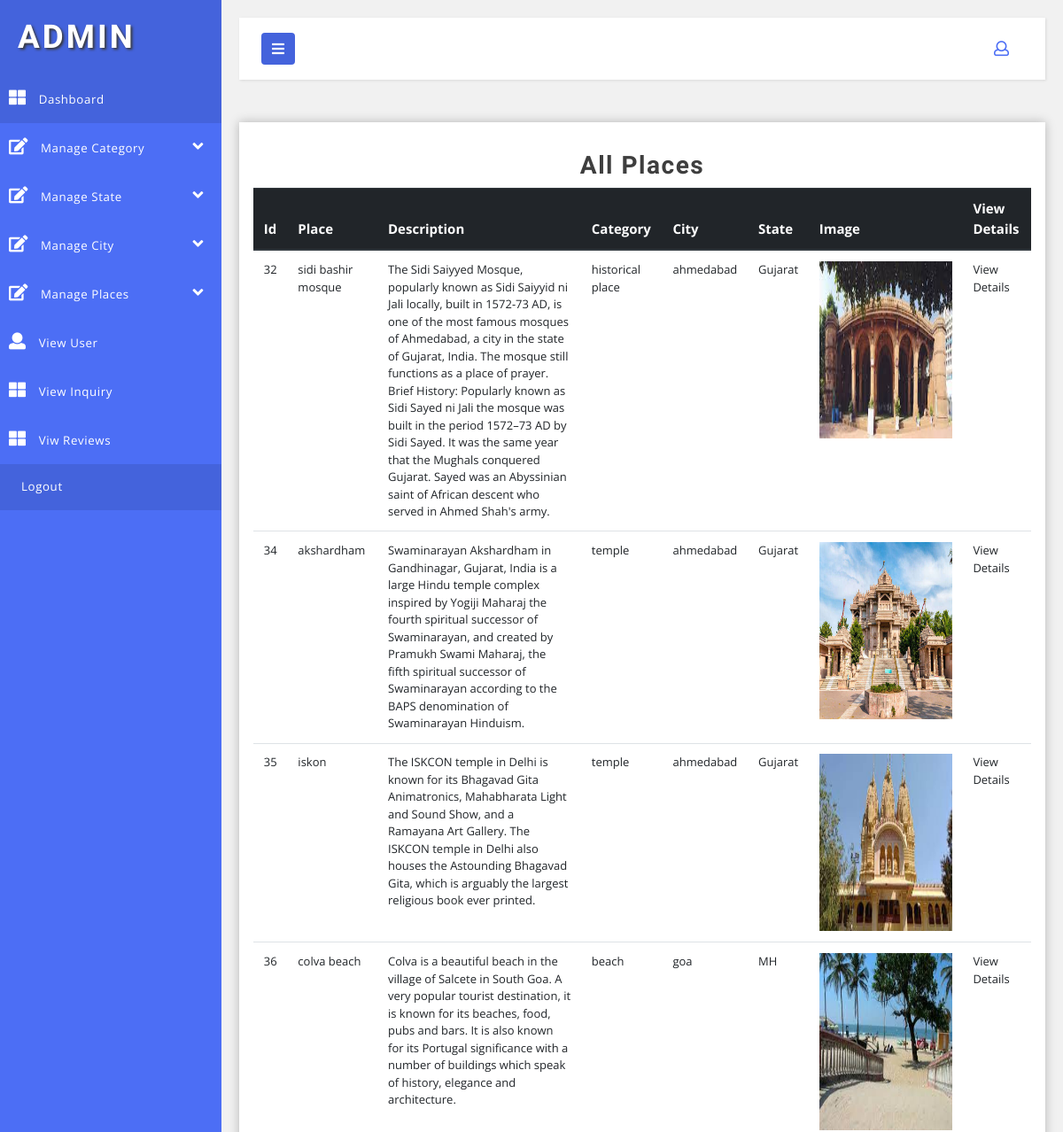
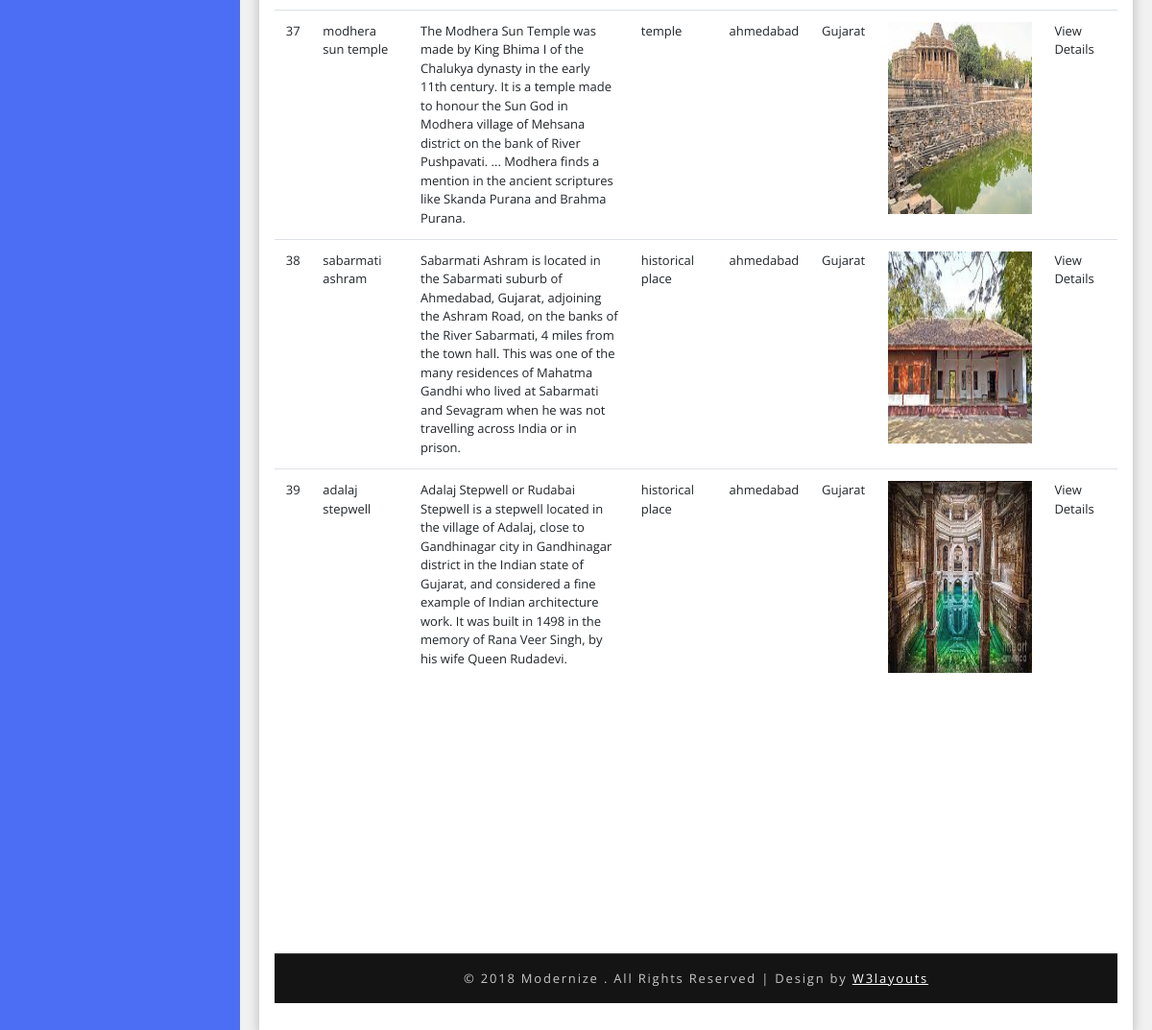
The page /admin/all_place.php (signed in) on the database its author committed (2 pictures, top to bottom).
### tables this page shows
CREATE TABLE `place` (
  `id` int(11) NOT NULL,
  `place` varchar(50) NOT NULL,
  `description` varchar(500) NOT NULL,
  `category` int(11) NOT NULL,
  `city` int(11) NOT NULL,
  `state` int(11) NOT NULL,
  `image` varchar(50) NOT NULL
);

CREATE TABLE `category` (
  `id` int(11) NOT NULL,
  `category` varchar(50) NOT NULL
);

CREATE TABLE `city` (
  `id` int(11) NOT NULL,
  `city` varchar(30) NOT NULL,
  `state_id` int(11) NOT NULL
);

CREATE TABLE `state` (
  `state_id` int(11) NOT NULL,
  `state_name` varchar(30) NOT NULL
);

### admin/all_place.php (the view, shortened to what this page needs)
<?php
$obj = new mysqli("localhost","root","","city guide");
 $result1 = $obj->query("select * from place");
  $city = $obj->query("select * from place inner join city on place.city=city.id inner join state on place.state=state.state_id inner join category on place.category=category.id");
?>
<!DOCTYPE html>
<html lang="en">
<head>
    <link href="css/bootstrap.css" rel="stylesheet" type="text/css" media="all" />
    <link href="css/style.css" rel="stylesheet" type="text/css" media="all" />
    <link rel="stylesheet" href="css/style4.css">
    <link href="css/fontawesome-all.css" rel="stylesheet">
</head>
<body>
    <div class="wrapper">
        <?php include'common/sidebar.php';?>
        <div id="content">
            <nav class="navbar navbar-default mb-xl-5 mb-4">
                <div class="container-fluid">
                    <div class="navbar-header">
                        <button type="button" id="sidebarCollapse" class="btn btn-info navbar-btn">
                            <i class="fas fa-bars"></i>
                        </button>
                    </div>
                    <ul class="top-icons-agileits-w3layouts float-right">
                        <li class="nav-item dropdown">
                            <a class="nav-link dropdown-toggle" href="#" id="navbarDropdown2" role="button" data-toggle="dropdown" aria-haspopup="true"
                                aria-expanded="false">
                                <i class="far fa-user"></i>
                            </a>
                        </li>
                    </ul>
                </div>
            </nav>
            <section class="tables-section">
                <div class="outer-w3-agile min" align="align-self-center">
                    <h4 class="tittle-w3-agileits mb-2">All Places</h4>
                    <table class="table" align="center">
                        <thead class="thead-dark">
                            <tr>
                                <th scope="col" align="text-center">Id</th>
                                <th scope="col" align="text-center">Place</th>
                                <th scope="col" align="text-center">Description</th>
                                <th scope="col" align="text-center">Category</th>
                                <th scope="col" align="text-center">City</th>
                                <th scope="col" align="text-center">State</th>
                                <th scope="col" align="text-center">Image</th>
                                <th scope="col" align="text-center">View Details</th>
                        </thead>
                        <tbody>
                            <?php
                                while($row = $result1->fetch_object())
                                {
                                    $c = $city->fetch_object();
                            ?>
                            <tr>
                            <td><?php echo $row->id;?></td>
                            <td><?php echo $row->place;?></td>
                            <td><?php echo $row->description;?></td>
                            <td><?php echo $c->category;?></td>
                            <td><?php echo $c->city;?></td>
                            <td><?php echo $c->state_name;?></td>
                            <td><img src="upload/<?php echo $row->image;?>"height="200" width="150"></td>
                            <td><a href="view_detail.php?pid=<?php echo $row->id?>">View Details</a></td>
                            <?php
                                }
                            ?>
                            </tr>
                        </tbody>
                    </table>
            <br><br><br><br><br><br><br><br><br>
            <?php include'common/footer.php';?>
        </div>
    </div>
</body>
</html>

### admin/common/sidebar.php (shortened to what this page needs)
<nav id="sidebar">
            <div class="sidebar-header">
                <h1>
                    <a href="index.html">ADMIN</a>
                </h1>
            </div>
            <ul class="list-unstyled components">
                <li class="active">
                    <a href="dashboard.php">
                        <i class="fas fa-th-large"></i>
                        Dashboard
                    </a>
                </li>
                 <li>
                    <a href="#homeSubmenu" data-toggle="collapse" aria-expanded="false">
                        <i class="fa fa-edit"></i>
                        Manage Category
                        <i class="fas fa-angle-down fa-pull-right"></i>
                    </a>
                </li>
                <li>
                    <a href="#pageSubmenu3" data-toggle="collapse" aria-expanded="false">
                        <i class="fa fa-edit"></i>
                        Manage State
                        <i class="fas fa-angle-down fa-pull-right"></i>
                    </a>
                </li>
                <li>
                    <a href="#pageSubmenu2" data-toggle="collapse" aria-expanded="false">
                        <i class="fa fa-edit"></i>
                        Manage City
                        <i class="fas fa-angle-down fa-pull-right"></i>
                    </a>
                </li>
                 <li>
                    <a href="#pageSubmenu1" data-toggle="collapse" aria-expanded="false">
                        <i class="fa fa-edit"></i>
                        Manage Places
                        <i class="fas fa-angle-down fa-pull-right"></i>
                    </a>
                </li>
                 <li class="">
                    <a href="view_user.php">
                        <i class="fas fa-user"></i>
                        View User
                    </a>
                </li>
                 <li class="">
                    <a href="view_inquiry.php">
                        <i class="fas fa-th-large"></i>
                        View Inquiry
                    </a>
                </li>
                <li>
                    <a href="view_review.php">
                        <i class="fas fa-th-large"></i>
                        Viw Reviews
                    </a>
                </li>
                <li class="active">
                    <a href="logout.php">
                        Logout
                    </a>
                </li>
            </ul>
        </nav>

### admin/common/footer.php
<div class="copyright-w3layouts py-xl-3 py-2 mt-xl-5 mt-4 text-center">
               <p>© 2018 Modernize . All Rights Reserved | Design by
                   <a href="http://w3layouts.com/"> W3layouts </a>
               </p>
           </div>
               </div>

### admin/css/style.css (style rules this page uses)
html, body { margin: 0; font-size: 100%; font-family: 'Open Sans', sans-serif; background: #fff; }
body a { text-decoration: none; transition: 0.5s all; -webkit-transition: 0.5s all; -moz-transition: 0.5s all; -o-transition: 0.5s all; -ms-transition: 0.5s all; }
h1, h2, h3, h4, h5, h6 { margin: 0; font-family: 'Poiret One', cursive; font-weight: 700; }
p { margin: 0; }
ul { margin: 0; padding: 0; }
ul li { list-style: none; }
.outer-w3-agile { padding: 2em 1em; -webkit-box-shadow: 0px 0px 11px 0px rgba(0, 0, 0, 0.25); -moz-box-shadow: 0px 0px 11px 0px rgba(0, 0, 0, 0.25); box-shadow: 0px 0px 11px 0px rgba(0, 0, 0, 0.25); background: #fff; }
h4.tittle-w3-agileits { font-size: 2em; letter-spacing: 1.5px; font-weight: 600; color: #3e3e3e; text-align: center; }
.top-icons-agileits-w3layouts .dropdown-toggle::after { display: none; }
.top-icons-agileits-w3layouts li { list-style: none; display: inline-block; }
ul.top-icons-agileits-w3layouts a.nav-link i { display: inline-block; font-size: 17px; color: #4c6ef5; }
.dropdown { display: none; padding: 0; list-style: none; }
.copyright-w3layouts p { color: #c7c7c7; font-size: 13px; letter-spacing: 1.8px; text-align: center; font-weight: 400; }
.copyright-w3layouts p a { color: #fff; text-decoration: underline; }
.copyright-w3layouts { background: #151414; border-top: 1px solid #464646; }
ul.list-unstyled li { font-size: 14px; letter-spacing: 1px; color: #7d7d7d; }
.table th, .table td { padding: 0.74rem; vertical-align: top; border-top: 1px solid #dee2e6; font-size: 13px; }
.table th { color: #252525; font-size: 15px; }
@media (max-width:1280px) { h4.tittle-w3-agileits { font-size: 1.75em; } }

### admin/css/style4.css (style rules this page uses)
body { font-family: 'Open Sans', sans-serif; background: #f1f1f1; }
p { font-family: 'Open Sans', sans-serif; }
a, a:hover, a:focus { color: inherit; text-decoration: none; transition: all 0.3s; }
.navbar { padding: 15px 10px; background: #fff; border: none; border-radius: 0; box-shadow: 1px 1px 3px rgba(0, 0, 0, 0.1); }
.navbar-btn { box-shadow: none; outline: none !important; border: none; background: #4463dc; }
i, span { display: inline-block; }
.wrapper { display: flex; align-items: stretch; }
#sidebar { min-width: 250px; max-width: 250px; background: #4c6ef5; color: #fff; transition: all 0.3s; }
.sidebar-header h1 { font-size: 2.3em; letter-spacing: 3px; color: #fff; text-shadow: 2px 2px 3px #39393a; }
#sidebar ul li a { text-align: left; }
#sidebar .sidebar-header { padding: 20px; background: #4463dc; }
#sidebar ul li a { padding: 16px 10px; font-size: .95em; letter-spacing: 0.6px; display: block; color: #fff; font-weight: 400; }
#sidebar ul li a i { margin-right: 10px; font-size: 19px; }
#sidebar ul li.active>a, #sidebar a[aria-expanded="true"] { color: #fff; background: #4463dc; }
#content { padding: 20px; min-height: 100vh; transition: all 0.3s; overflow: hidden; width: 100%; }

### rows shown on the page
place: id "32", place "sidi bashir mosque", description "The Sidi Saiyyed Mosque, popularly known as Sidi Saiyyid ni Jali locally, built in 1572-73 AD, is one of the most famous mosques of Ahmedabad, a city in the state of Gujarat, India. The mosque still functions as a place of prayer. Brief History: Popularly known as Sidi Sayed ni Jali the mosque was built in the period 1572–73 AD by Sidi Sayed. It was the same year that the Mughals conquered Gujarat. Sayed was an Abyssinian saint of African descent who served in Ahmed Shah's army.", category.category "historical place", city.city "ahmedabad", state.state_name "Gujarat", image (picture)
place: id "34", place "akshardham", description "Swaminarayan Akshardham in Gandhinagar, Gujarat, India is a large Hindu temple complex inspired by Yogiji Maharaj the fourth spiritual successor of Swaminarayan, and created by Pramukh Swami Maharaj, the fifth spiritual successor of Swaminarayan according to the BAPS denomination of Swaminarayan Hinduism.", category.category "temple", city.city "ahmedabad", state.state_name "Gujarat", image (picture)
place: id "35", place "iskon", description "The ISKCON temple in Delhi is known for its Bhagavad Gita Animatronics, Mahabharata Light and Sound Show, and a Ramayana Art Gallery. The ISKCON temple in Delhi also houses the Astounding Bhagavad Gita, which is arguably the largest religious book ever printed.", category.category "temple", city.city "ahmedabad", state.state_name "Gujarat", image (picture)
place: id "36", place "colva beach", description "Colva is a beautiful beach in the village of Salcete in South Goa. A very popular tourist destination, it is known for its beaches, food, pubs and bars. It is also known for its Portugal significance with a number of buildings which speak of history, elegance and architecture.", category.category "beach", city.city "goa", state.state_name "MH", image (picture)
place: id "37", place "modhera sun temple", description "The Modhera Sun Temple was made by King Bhima I of the Chalukya dynasty in the early 11th century. It is a temple made to honour the Sun God in Modhera village of Mehsana district on the bank of River Pushpavati. ... Modhera finds a mention in the ancient scriptures like Skanda Purana and Brahma Purana.", category.category "temple", city.city "ahmedabad", state.state_name "Gujarat", image (picture)
place: id "38", place "sabarmati ashram", description "Sabarmati Ashram is located in the Sabarmati suburb of Ahmedabad, Gujarat, adjoining the Ashram Road, on the banks of the River Sabarmati, 4 miles from the town hall. This was one of the many residences of Mahatma Gandhi who lived at Sabarmati and Sevagram when he was not travelling across India or in prison.", category.category "historical place", city.city "ahmedabad", state.state_name "Gujarat", image (picture)
place: id "39", place "adalaj stepwell", description "Adalaj Stepwell or Rudabai Stepwell is a stepwell located in the village of Adalaj, close to Gandhinagar city in Gandhinagar district in the Indian state of Gujarat, and considered a fine example of Indian architecture work. It was built in 1498 in the memory of Rana Veer Singh, by his wife Queen Rudadevi.", category.category "historical place", city.city "ahmedabad", state.state_name "Gujarat", image (picture)
